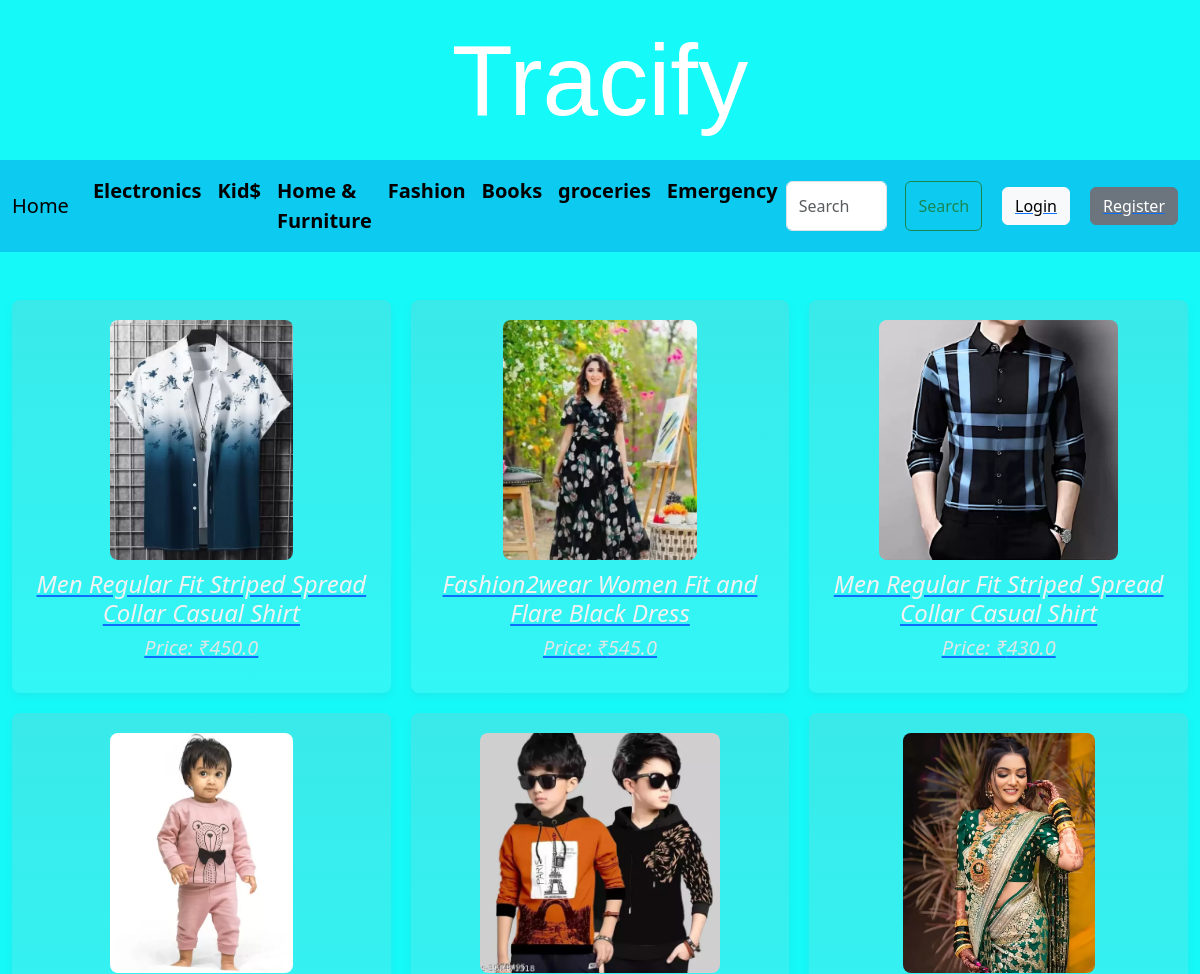
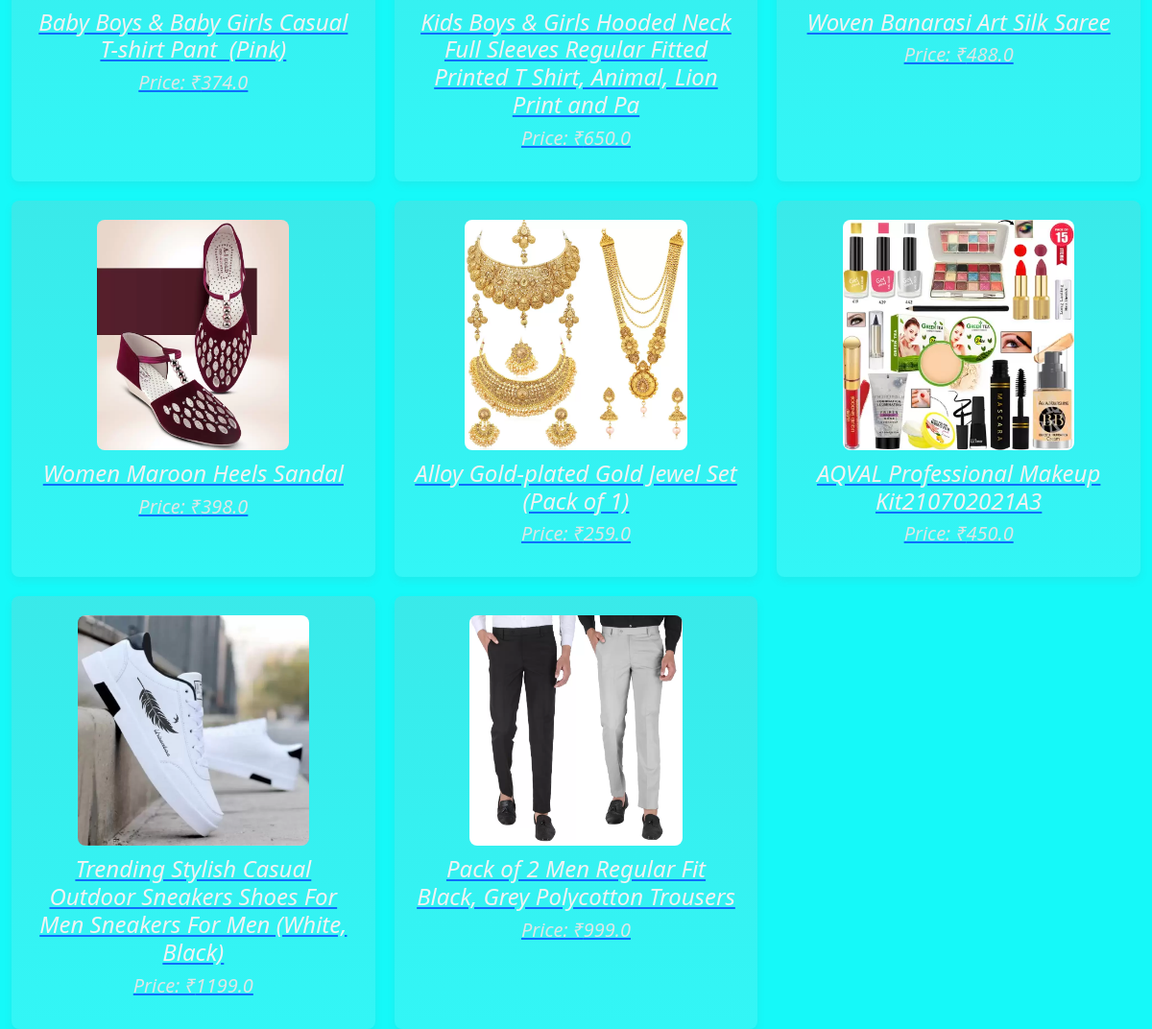
Page /fashion/ on the committed database (2 pictures, top to bottom).
### app1/models.py (models this page shows, shortened)
class finepage(models.Model):
    img = models.ImageField(upload_to='images/', null=True, blank=True, validators=[validate_image_file_extension])
    price = models.FloatField()
    name = models.CharField(max_length=100)
    bio = models.CharField(max_length=100)
    address=models.CharField(max_length=400)
    emg=models.CharField(max_length=5)
    fash=models.CharField(max_length=5)
    homefurt=models.CharField(max_length=5)
    elec=models.CharField(max_length=5)
    boook=models.CharField(max_length=5)
    groseries=models.CharField(max_length=5)
    url_field = models.URLField(max_length=2000)
    ur_rl=models.URLField(max_length=8000)

### app1/views.py (the view)
# urls.py: path('fashion/',views.fashion1,name='fashion1'),
def fashion1(request):
    items=finepage.objects.filter(fash='yes')
    return render(request,'homePage.html',{'items':items,'k':k})

### templates/homePage.html (shortened to what this page needs)
{% load static %}
<!DOCTYPE html>
<html lang="en">
<head>
<link rel="stylesheet" href="https://cdnjs.cloudflare.com/ajax/libs/font-awesome/6.0.0-beta3/css/all.min.css">
<link href="https://cdn.jsdelivr.net/npm/bootstrap@5.3.2/dist/css/bootstrap.min.css" rel="stylesheet">
</head>
<body background=""> <h1 >Tracify</h1>
   <nav class="navbar mb-5 navbar-expand-lg bg-info">
    <div class="container-fluid">
      <a class="navbar-brand" href="/sort/">Home</a>
      <div class="collapse navbar-collapse" id="navbarSupportedContent">
        <ul class="navbar-nav me-auto mb-2 mb-lg-0">
          <li class="nav-item">
            <a class="nav-link active" aria-current="page" href="/elec/">Electronics</a>
          </li>
          <li class="nav-item">
            <a class="nav-link active" href="#">Kid$</a>
          </li>
          <li class="nav-item">
            <a class="nav-link active" href="/homefurt/">Home & Furniture</a>
          </li>
          <li class="nav-item">
            <a class="nav-link active" href="/fashion/">Fashion</a>
          </li>
          <li class="nav-item">
            <a class="nav-link active" href="/books/">Books</a>
          </li>
          <li class="nav-item">
            <a class="nav-link active" href="/gros/">groceries</a>
          </li>
          <li class="nav-item">
            <a class="nav-link active" href="/emergency/">Emergency</a>
          </li>
        </ul>
        <form class="d-flex" action="/search/"  method="post">
          <input class="form-control me-2" type="text" placeholder="Search" aria-label="Search" id="search" name="search">
          <button class="btn btn-outline-success" type="submit" onclick="submitForm()" >Search</button>
        </form>
        <a href="/log/"><button class="d-flex btn btn-light" > Login </button></a>
        <a href="/login/"><button class="d-flex btn btn-secondary" > Register </button></a>
      </div>
    </div>
  </nav>
    <div class="container">
        {% for item in items %}
        {%if item%}
        <div class="item">
            <a href="{% url 'find_page' item.id %}">
                {% if item.img %}
                <img src="{{ item.img.url }}" alt="{{ item.name }}">
                {% else %}
                    <img src="{% static 'placeholder.png' %}" alt="{{ item.name }}">
                {% endif %}
                <h3>{{ item.bio }}</h3>
                <p>Price: ₹{{ item.price }}</p>
            </a>
        </div>
        {%endif%}
        {% endfor %}
    </div>
</body>
</html>

### rows in the picture
finepage: img (picture), bio "Men Regular Fit Striped Spread Collar Casual Shirt", price "450.0"
finepage: img (picture), bio "Fashion2wear Women Fit and Flare Black Dress", price "545.0"
finepage: img (picture), bio "Men Regular Fit Striped Spread Collar Casual Shirt", price "430.0"
finepage: img (picture), bio "Baby Boys & Baby Girls Casual T-shirt Pant (Pink)", price "374.0"
finepage: img (picture), bio "Kids Boys & Girls Hooded Neck Full Sleeves Regular Fitted Printed T Shirt, Animal, Lion Print and Pa", price "650.0"
finepage: img (picture), bio "Woven Banarasi Art Silk Saree", price "488.0"
finepage: img (picture), bio "Women Maroon Heels Sandal", price "398.0"
finepage: img (picture), bio "Alloy Gold-plated Gold Jewel Set (Pack of 1)", price "259.0"
finepage: img (picture), bio "AQVAL Professional Makeup Kit210702021A3", price "450.0"
finepage: img (picture), bio "Trending Stylish Casual Outdoor Sneakers Shoes For Men Sneakers For Men (White, Black)", price "1199.0"
finepage: img (picture), bio "Pack of 2 Men Regular Fit Black, Grey Polycotton Trousers", price "999.0"
